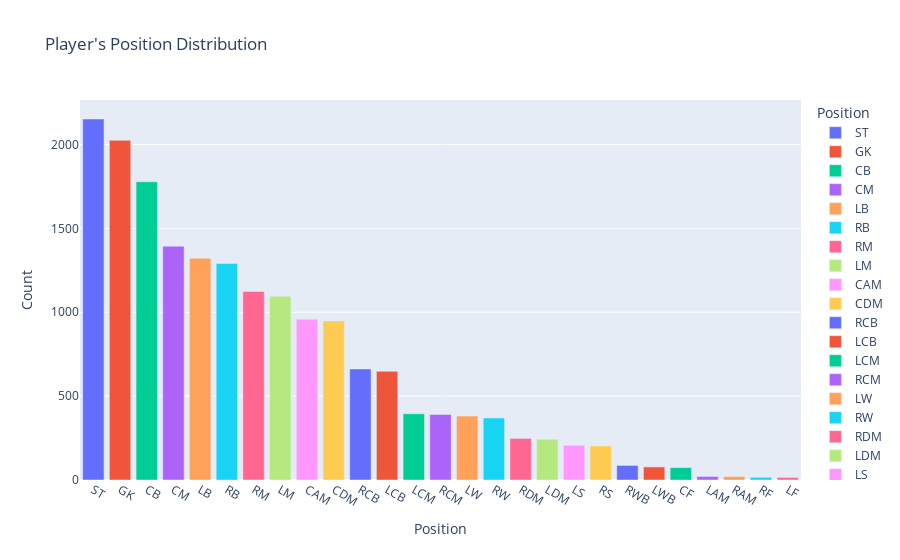

Write notebook code for a chart like this one.
### Markdown cell above
plot bar chart to display the number of players for every position.

### Code cell
temp_df = pd.DataFrame(
    list(zip(list(player_position["Position"]),
         list(player_position["count"]))),
    columns=["Position", "Count"],
)
temp_df.to_csv(r"..\Outputs\PlayerPositionAnalysis.csv")
fig = px.bar(
    temp_df,
    x="Position",
    y="Count",
    color="Position",
    title="Player's Position Distribution",
)
fig.show()

### Figure 1 — Plotly figure (JSON) as saved in the notebook; plotly's stock layout.template omitted (floating-point values rounded to 4 significant figures)
{"data": [{"alignmentgroup": "True", "hovertemplate": "Position=%{x}<br>Count=%{y}<extra></extra>", "legendgroup": "ST", "marker": {"color": "#636efa", "pattern": {"shape": ""}}, "name": "ST", "offsetgroup": "ST", "orientation": "v", "showlegend": true, "textposition": "auto", "type": "bar", "x": ["ST"], "xaxis": "x", "y": [2152], "yaxis": "y"}, {"alignmentgroup": "True", "hovertemplate": "Position=%{x}<br>Count=%{y}<extra></extra>", "legendgroup": "GK", "marker": {"color": "#EF553B", "pattern": {"shape": ""}}, "name": "GK", "offsetgroup": "GK", "orientation": "v", "showlegend": true, "textposition": "auto", "type": "bar", "x": ["GK"], "xaxis": "x", "y": [2025], "yaxis": "y"}, {"alignmentgroup": "True", "hovertemplate": "Position=%{x}<br>Count=%{y}<extra></extra>", "legendgroup": "CB", "marker": {"color": "#00cc96", "pattern": {"shape": ""}}, "name": "CB", "offsetgroup": "CB", "orientation": "v", "showlegend": true, "textposition": "auto", "type": "bar", "x": ["CB"], "xaxis": "x", "y": [1778], "yaxis": "y"}, {"alignmentgroup": "True", "hovertemplate": "Position=%{x}<br>Count=%{y}<extra></extra>", "legendgroup": "CM", "marker": {"color": "#ab63fa", "pattern": {"shape": ""}}, "name": "CM", "offsetgroup": "CM", "orientation": "v", "showlegend": true, "textposition": "auto", "type": "bar", "x": ["CM"], "xaxis": "x", "y": [1394], "yaxis": "y"}, {"alignmentgroup": "True", "hovertemplate": "Position=%{x}<br>Count=%{y}<extra></extra>", "legendgroup": "LB", "marker": {"color": "#FFA15A", "pattern": {"shape": ""}}, "name": "LB", "offsetgroup": "LB", "orientation": "v", "showlegend": true, "textposition": "auto", "type": "bar", "x": ["LB"], "xaxis": "x", "y": [1322], "yaxis": "y"}, {"alignmentgroup": "True", "hovertemplate": "Position=%{x}<br>Count=%{y}<extra></extra>", "legendgroup": "RB", "marker": {"color": "#19d3f3", "pattern": {"shape": ""}}, "name": "RB", "offsetgroup": "RB", "orientation": "v", "showlegend": true, "textposition": "auto", "type": "bar", "x": ["RB"], "xaxis": "x", "y": [1291], "yaxis": "y"}, {"alignmentgroup": "True", "hovertemplate": "Position=%{x}<br>Count=%{y}<extra></extra>", "legendgroup": "RM", "marker": {"color": "#FF6692", "pattern": {"shape": ""}}, "name": "RM", "offsetgroup": "RM", "orientation": "v", "showlegend": true, "textposition": "auto", "type": "bar", "x": ["RM"], "xaxis": "x", "y": [1124], "yaxis": "y"}, {"alignmentgroup": "True", "hovertemplate": "Position=%{x}<br>Count=%{y}<extra></extra>", "legendgroup": "LM", "marker": {"color": "#B6E880", "pattern": {"shape": ""}}, "name": "LM", "offsetgroup": "LM", "orientation": "v", "showlegend": true, "textposition": "auto", "type": "bar", "x": ["LM"], "xaxis": "x", "y": [1095], "yaxis": "y"}, {"alignmentgroup": "True", "hovertemplate": "Position=%{x}<br>Count=%{y}<extra></extra>", "legendgroup": "CAM", "marker": {"color": "#FF97FF", "pattern": {"shape": ""}}, "name": "CAM", "offsetgroup": "CAM", "orientation": "v", "showlegend": true, "textposition": "auto", "type": "bar", "x": ["CAM"], "xaxis": "x", "y": [958], "yaxis": "y"}, {"alignmentgroup": "True", "hovertemplate": "Position=%{x}<br>Count=%{y}<extra></extra>", "legendgroup": "CDM", "marker": {"color": "#FECB52", "pattern": {"shape": ""}}, "name": "CDM", "offsetgroup": "CDM", "orientation": "v", "showlegend": true, "textposition": "auto", "type": "bar", "x": ["CDM"], "xaxis": "x", "y": [948], "yaxis": "y"}, {"alignmentgroup": "True", "hovertemplate": "Position=%{x}<br>Count=%{y}<extra></extra>", "legendgroup": "RCB", "marker": {"color": "#636efa", "pattern": {"shape": ""}}, "name": "RCB", "offsetgroup": "RCB", "orientation": "v", "showlegend": true, "textposition": "auto", "type": "bar", "x": ["RCB"], "xaxis": "x", "y": [662], "yaxis": "y"}, {"alignmentgroup": "True", "hovertemplate": "Position=%{x}<br>Count=%{y}<extra></extra>", "legendgroup": "LCB", "marker": {"color": "#EF553B", "pattern": {"shape": ""}}, "name": "LCB", "offsetgroup": "LCB", "orientation": "v", "showlegend": true, "textposition": "auto", "type": "bar", "x": ["LCB"], "xaxis": "x", "y": [648], "yaxis": "y"}, {"alignmentgroup": "True", "hovertemplate": "Position=%{x}<br>Count=%{y}<extra></extra>", "legendgroup": "LCM", "marker": {"color": "#00cc96", "pattern": {"shape": ""}}, "name": "LCM", "offsetgroup": "LCM", "orientation": "v", "showlegend": true, "textposition": "auto", "type": "bar", "x": ["LCM"], "xaxis": "x", "y": [395], "yaxis": "y"}, {"alignmentgroup": "True", "hovertemplate": "Position=%{x}<br>Count=%{y}<extra></extra>", "legendgroup": "RCM", "marker": {"color": "#ab63fa", "pattern": {"shape": ""}}, "name": "RCM", "offsetgroup": "RCM", "orientation": "v", "showlegend": true, "textposition": "auto", "type": "bar", "x": ["RCM"], "xaxis": "x", "y": [391], "yaxis": "y"}, {"alignmentgroup": "True", "hovertemplate": "Position=%{x}<br>Count=%{y}<extra></extra>", "legendgroup": "LW", "marker": {"color": "#FFA15A", "pattern": {"shape": ""}}, "name": "LW", "offsetgroup": "LW", "orientation": "v", "showlegend": true, "textposition": "auto", "type": "bar", "x": ["LW"], "xaxis": "x", "y": [381], "yaxis": "y"}, {"alignmentgroup": "True", "hovertemplate": "Position=%{x}<br>Count=%{y}<extra></extra>", "legendgroup": "RW", "marker": {"color": "#19d3f3", "pattern": {"shape": ""}}, "name": "RW", "offsetgroup": "RW", "orientation": "v", "showlegend": true, "textposition": "auto", "type": "bar", "x": ["RW"], "xaxis": "x", "y": [370], "yaxis": "y"}, {"alignmentgroup": "True", "hovertemplate": "Position=%{x}<br>Count=%{y}<extra></extra>", "legendgroup": "RDM", "marker": {"color": "#FF6692", "pattern": {"shape": ""}}, "name": "RDM", "offsetgroup": "RDM", "orientation": "v", "showlegend": true, "textposition": "auto", "type": "bar", "x": ["RDM"], "xaxis": "x", "y": [248], "yaxis": "y"}, {"alignmentgroup": "True", "hovertemplate": "Position=%{x}<br>Count=%{y}<extra></extra>", "legendgroup": "LDM", "marker": {"color": "#B6E880", "pattern": {"shape": ""}}, "name": "LDM", "offsetgroup": "LDM", "orientation": "v", "showlegend": true, "textposition": "auto", "type": "bar", "x": ["LDM"], "xaxis": "x", "y": [243], "yaxis": "y"}, {"alignmentgroup": "True", "hovertemplate": "Position=%{x}<br>Count=%{y}<extra></extra>", "legendgroup": "LS", "marker": {"color": "#FF97FF", "pattern": {"shape": ""}}, "name": "LS", "offsetgroup": "LS", "orientation": "v", "showlegend": true, "textposition": "auto", "type": "bar", "x": ["LS"], "xaxis": "x", "y": [207], "yaxis": "y"}, {"alignmentgroup": "True", "hovertemplate": "Position=%{x}<br>Count=%{y}<extra></extra>", "legendgroup": "RS", "marker": {"color": "#FECB52", "pattern": {"shape": ""}}, "name": "RS", "offsetgroup": "RS", "orientation": "v", "showlegend": true, "textposition": "auto", "type": "bar", "x": ["RS"], "xaxis": "x", "y": [203], "yaxis": "y"}, {"alignmentgroup": "True", "hovertemplate": "Position=%{x}<br>Count=%{y}<extra></extra>", "legendgroup": "RWB", "marker": {"color": "#636efa", "pattern": {"shape": ""}}, "name": "RWB", "offsetgroup": "RWB", "orientation": "v", "showlegend": true, "textposition": "auto", "type": "bar", "x": ["RWB"], "xaxis": "x", "y": [87], "yaxis": "y"}, {"alignmentgroup": "True", "hovertemplate": "Position=%{x}<br>Count=%{y}<extra></extra>", "legendgroup": "LWB", "marker": {"color": "#EF553B", "pattern": {"shape": ""}}, "name": "LWB", "offsetgroup": "LWB", "orientation": "v", "showlegend": true, "textposition": "auto", "type": "bar", "x": ["LWB"], "xaxis": "x", "y": [78], "yaxis": "y"}, {"alignmentgroup": "True", "hovertemplate": "Position=%{x}<br>Count=%{y}<extra></extra>", "legendgroup": "CF", "marker": {"color": "#00cc96", "pattern": {"shape": ""}}, "name": "CF", "offsetgroup": "CF", "orientation": "v", "showlegend": true, "textposition": "auto", "type": "bar", "x": ["CF"], "xaxis": "x", "y": [74], "yaxis": "y"}, {"alignmentgroup": "True", "hovertemplate": "Position=%{x}<br>Count=%{y}<extra></extra>", "legendgroup": "LAM", "marker": {"color": "#ab63fa", "pattern": {"shape": ""}}, "name": "LAM", "offsetgroup": "LAM", "orientation": "v", "showlegend": true, "textposition": "auto", "type": "bar", "x": ["LAM"], "xaxis": "x", "y": [21], "yaxis": "y"}, {"alignmentgroup": "True", "hovertemplate": "Position=%{x}<br>Count=%{y}<extra></extra>", "legendgroup": "RAM", "marker": {"color": "#FFA15A", "pattern": {"shape": ""}}, "name": "RAM", "offsetgroup": "RAM", "orientation": "v", "showlegend": true, "textposition": "auto", "type": "bar", "x": ["RAM"], "xaxis": "x", "y": [21], "yaxis": "y"}, {"alignmentgroup": "True", "hovertemplate": "Position=%{x}<br>Count=%{y}<extra></extra>", "legendgroup": "RF", "marker": {"color": "#19d3f3", "pattern": {"shape": ""}}, "name": "RF", "offsetgroup": "RF", "orientation": "v", "showlegend": true, "textposition": "auto", "type": "bar", "x": ["RF"], "xaxis": "x", "y": [16], "yaxis": "y"}, {"alignmentgroup": "True", "hovertemplate": "Position=%{x}<br>Count=%{y}<extra></extra>", "legendgroup": "LF", "marker": {"color": "#FF6692", "pattern": {"shape": ""}}, "name": "LF", "offsetgroup": "LF", "orientation": "v", "showlegend": true, "textposition": "auto", "type": "bar", "x": ["LF"], "xaxis": "x", "y": [15], "yaxis": "y"}], "layout": {"barmode": "relative", "legend": {"title": {"text": "Position"}, "tracegroupgap": 0}, "title": {"text": "Player's Position Distribution"}, "xaxis": {"anchor": "y", "categoryarray": ["ST", "GK", "CB", "CM", "LB", "RB", "RM", "LM", "CAM", "CDM", "RCB", "LCB", "LCM", "RCM", "LW", "RW", "RDM", "LDM", "LS", "RS", "RWB", "LWB", "CF", "LAM", "RAM", "RF", "LF"], "categoryorder": "array", "domain": [0, 1], "title": {"text": "Position"}}, "yaxis": {"anchor": "x", "domain": [0, 1], "title": {"text": "Count"}}}}
